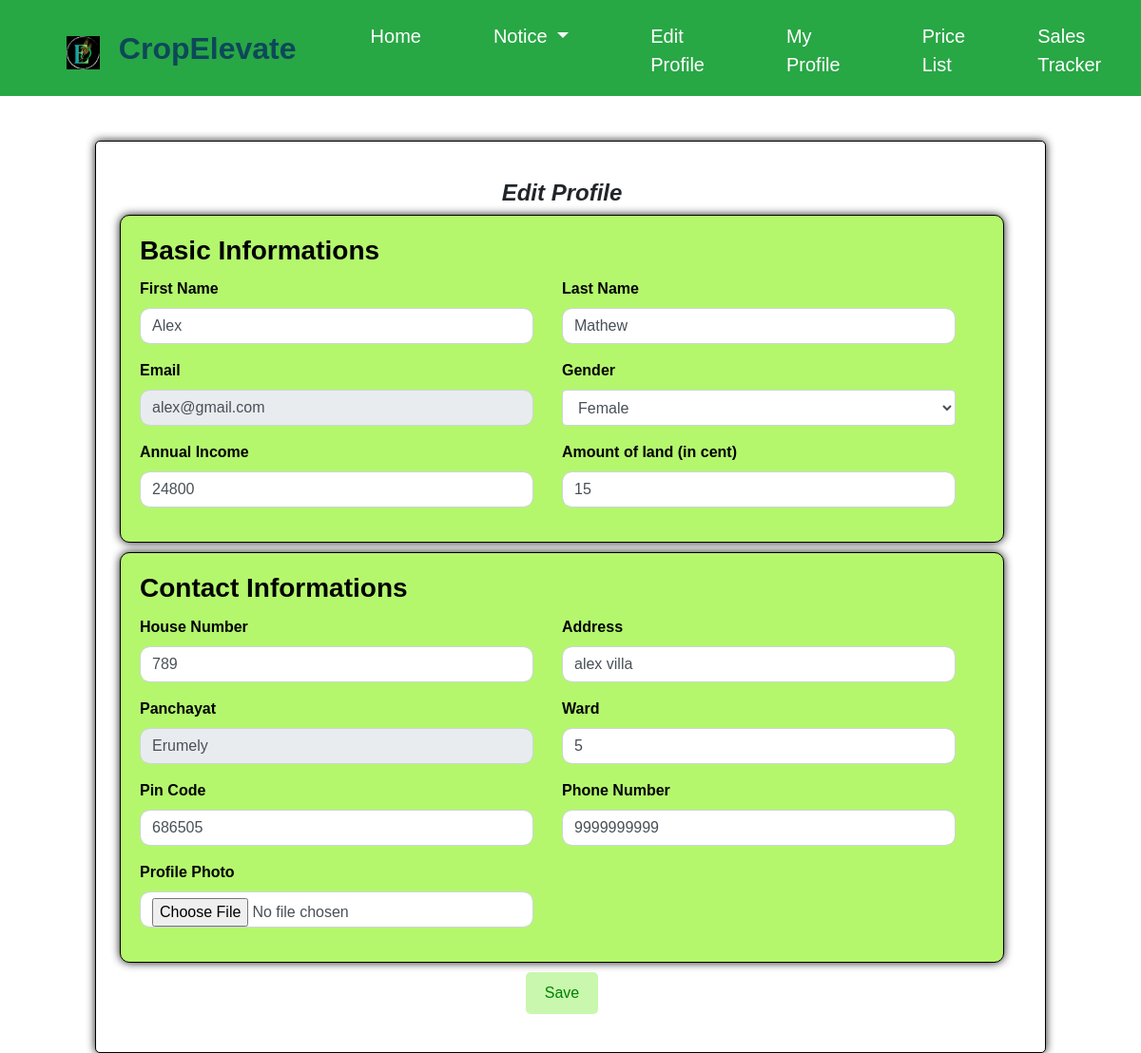
The app's page /ceditprofile (signed in), older data.
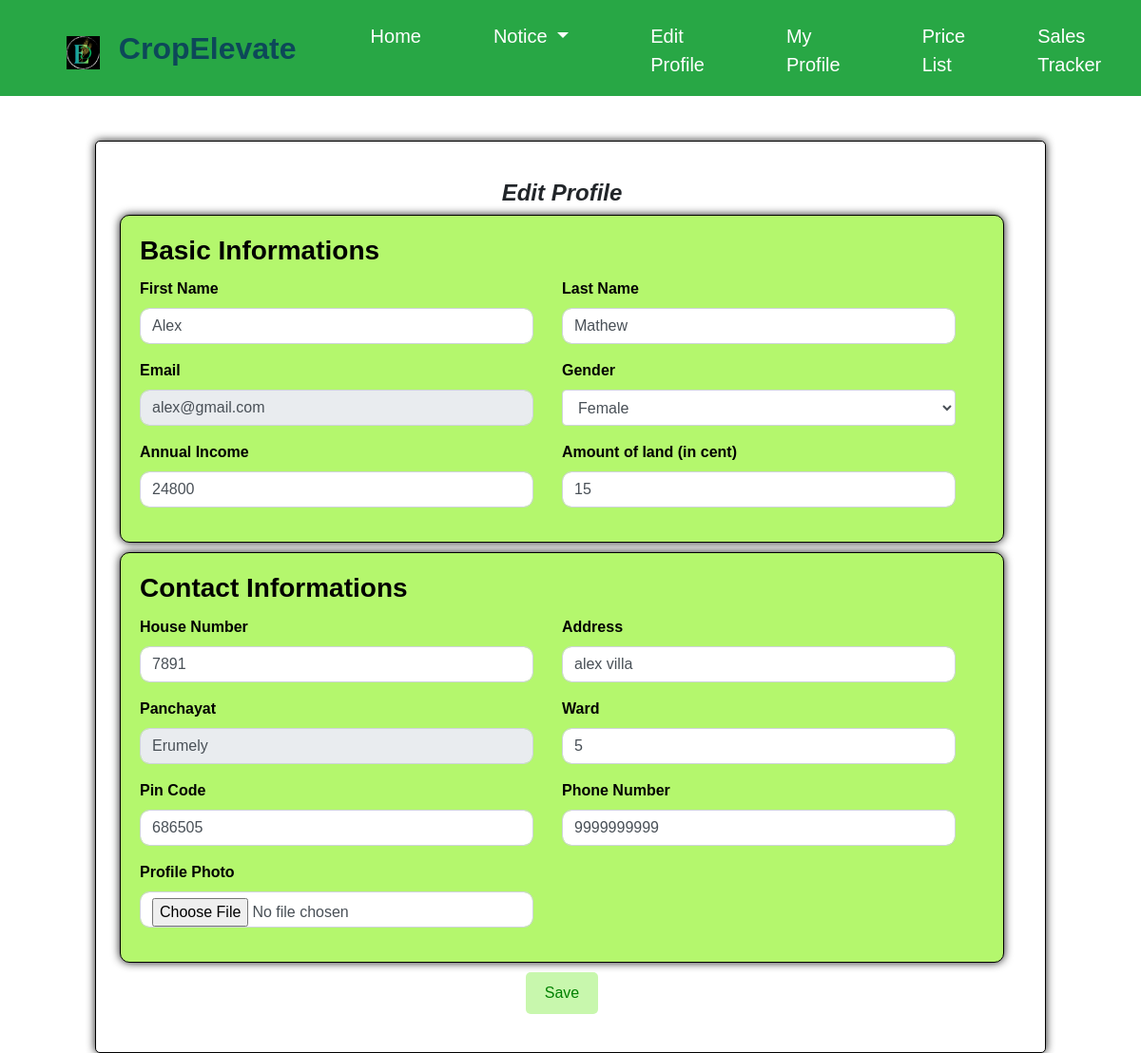
The same page, newer data.
### ceapp/models.py (models this page shows, shortened)
class FarmerProfile(models.Model):
    user = models.OneToOneField(CustomUser, on_delete=models.CASCADE, blank=True, null=True)
    first_name = models.CharField(max_length=100, null=True,blank=True)
    last_name = models.CharField(max_length=100,null=True,blank=True)
    birth_date = models.DateField(null=True,blank=True)
    email = models.EmailField(max_length=100,null=True,blank=True)
    profile_pic = models.ImageField(upload_to='profile_pics/', null=True, blank=True)
    gender = models.CharField(max_length=10, choices=[('Male', 'Male'), ('Female', 'Female')])
    annual_income = models.IntegerField(max_length=100, null=True,blank=True)
    land = models.CharField(max_length=100, null=True,blank=True)
    house_no = models.IntegerField(max_length=100, null=True,blank=True)
    address = models.CharField(max_length=255,null=True,blank=True)
    phone_number = models.IntegerField(max_length=12,null=True,blank=True)
    ward = models.CharField(max_length=100)
    pin_code = models.IntegerField(max_length=6,null=True,blank=True)
    file_upload = models.FileField(upload_to='uploads/', null=True, blank=True)
    fprofile_photo = models.ImageField(upload_to='profile_pics/', null=True, blank=True)
    paid_amount = models.DecimalField(max_digits=10, decimal_places=2, default=0)

### ceapp/views.py (the view, shortened to what this page needs)
# urls.py: path('ceditprofile',views.ceditprofile, name='ceditprofile'),
def ceditprofile(request):
    user = request.user
    profile = FarmerProfile.objects.get(user=user)
    context = {
        'user': user,
        'profile': profile
    }
    return render(request, 'ceditprofile.html',context)

### templates/ceditprofile.html (shortened to what the changed rows need)
{% load static %}
<!DOCTYPE html>
<html lang="en">
<head>
    <link rel="stylesheet" href="https://maxcdn.bootstrapcdn.com/bootstrap/4.5.2/css/bootstrap.min.css">
    <link rel="stylesheet" href="https://cdn.jsdelivr.net/npm/@mdi/font/css/materialdesignicons.min.css">
    <link rel="stylesheet" href="https://cdnjs.cloudflare.com/ajax/libs/font-awesome/5.15.3/css/all.min.css">
</head>
<body>
    <nav class="navbar navbar-expand-lg navbar-light bg-success fixed-top">
        <h2 style="color:#0d4859; padding-left:20px; font-weight:bold; margin-top:10px;" >CropElevate</h2>
    </nav>
    <br><br>
    <div class="container">
        <div class="content">
            <div class="row">
            <form method="post" action="" autocomplete="off" enctype="multipart/form-data">
                <div class="card-box">
                    <div class="row">
                        <div class="col-md-12">
                            <div class="profile-basic">
                                <div class="row">
                                    <div class="col-md-6">
                                        <div class="form-group form-focus">
                                            <input type="text" class="form-control floating" value="{{ profile.first_name }}" name="first_name" id="first_name" style="border-radius:10px;">
                                        </div>
                                    </div>
                                    <div class="col-md-6">
                                        <div class="form-group form-focus">
                                            <input type="text" placeholder="last" class="form-control floating" value="{{ profile.last_name }}" name="last_name" id="last_name" style="border-radius:10px;">
                                        </div>
                                    </div>
                                    <div class="col-md-6">
                                        <div class="form-group form-focus">
                                        <input type="text" class="form-control floating" value="{{ profile.email }}" name="email"style="border-radius:10px;"readonly>
                                        </div>
                                    </div>
                                    <div class="col-md-6">
                                        <div class="form-group form-focus select-focus">
                                            <select class="select form-control floating" name="gender" required>
                                                <option value="Female" {% if profile.gender == 'Female' %} selected {% endif %}>Female</option>
                                            </select>
                                        </div>
                                    </div>
                                        <div class="col-md-6">
                                            <div class="form-group form-focus">
                                                <input type="number" class="form-control floating" value="{{ profile.annual_income }}" name="annual_income" id="annual_income" style="border-radius:10px;">
                                            </div>
                                        </div>
                                        <div class="col-md-6">
                                            <div class="form-group form-focus">
                                                <input type="text" class="form-control floating" value="{{ profile.land }}" name="land" id="land" style="border-radius:10px;">
                                            </div>
                                        </div>
                                </div>
                            </div>
                        </div>
                    </div>
                </div>
                <div class="card-box">
                    <div class="row">
                        <div class="col-md-6">
                            <div class="form-group form-focus">
                                <input type="text" class="form-control floating" value="{{ profile.house_no }}" name="house_no" id="house_no" style="border-radius:10px;">
                            </div>
                        </div>
                        <div class="col-md-6">
                            <div class="form-group form-focus">
                                <input type="text" class="form-control floating" value="{{ profile.address }}" name="address" id="address" style="border-radius:10px;">
                            </div>
                        </div>
                        <div class="col-md-6">
                            <div class="form-group form-focus">
                                <input type="text" class="form-control floating" value="{{ profile.ward }}" name="ward" id="ward" style="border-radius:10px;">
                            </div>
                        </div>
                        <div class="col-md-6">
                            <div class="form-group form-focus">
                                <input type="number" class="form-control floating" value="{{ profile.pin_code }}" name="pin_code" id="pin_code" style="border-radius:10px;">
                            </div>
                        </div>
                        <div class="col-md-6">
                            <div class="form-group form-focus">
                                <input type="number" class="form-control floating" value="{{ profile.phone_number }}" name="phone_number" id="phone_number" style="border-radius:10px;">
                            </div>
                        </div>
                        <div class="col-sm-6">
                            <div class="form-group">
                               <label style="color:black;"><b>Profile Photo</b></label>
                                   <input type="file" class="form-control" value="{{ profile.fprofile_photo }}" name="fprofile_photo" style="border-radius:10px;">
                           </div>
                       </div>
                    </div>
                </div>
    </form>
        </div>
    </div>
    </div>
</body>
</html>

Row changes from the older to the newer data that the page shows:
changed FarmerProfile "Alex": house_no "789" → "7891"
